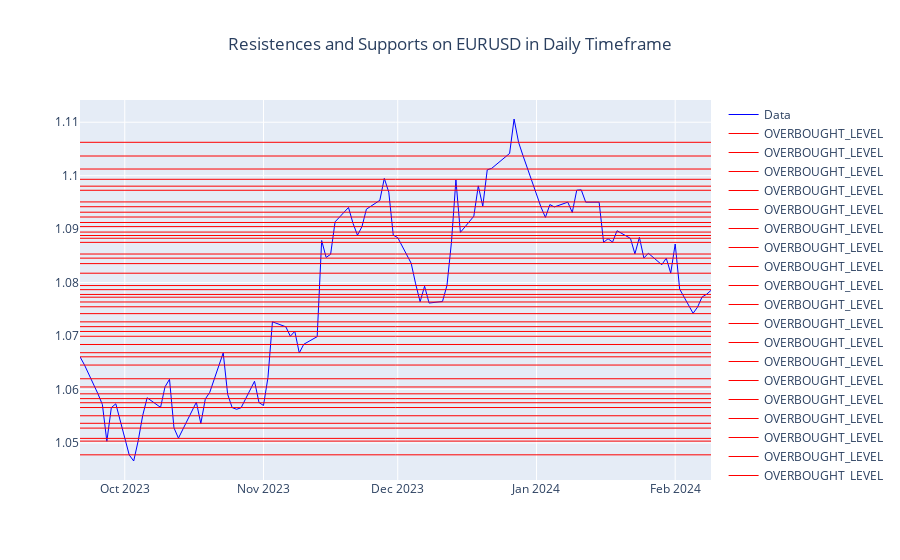

Here is the notebook cell this chart was saved with:
### Code cell
fig = go.Figure(go.Scatter(x=data1.time, y=data1.close, line=dict(color='blue', width=1), name="Data"))

for i in peaks_df.close_avg:
    fig.add_trace(go.Scatter(x=data1.time, y=[i] * len(data1.index), line=dict(color='red', width=1), name="OVERBOUGHT_LEVEL"))

# Add a title to the plot
fig.update_layout(title=dict(text=f'Resistences and Supports on {ticker} in Daily Timeframe', x=.5),
                xaxis_rangeslider_visible=False)

fig.show()
